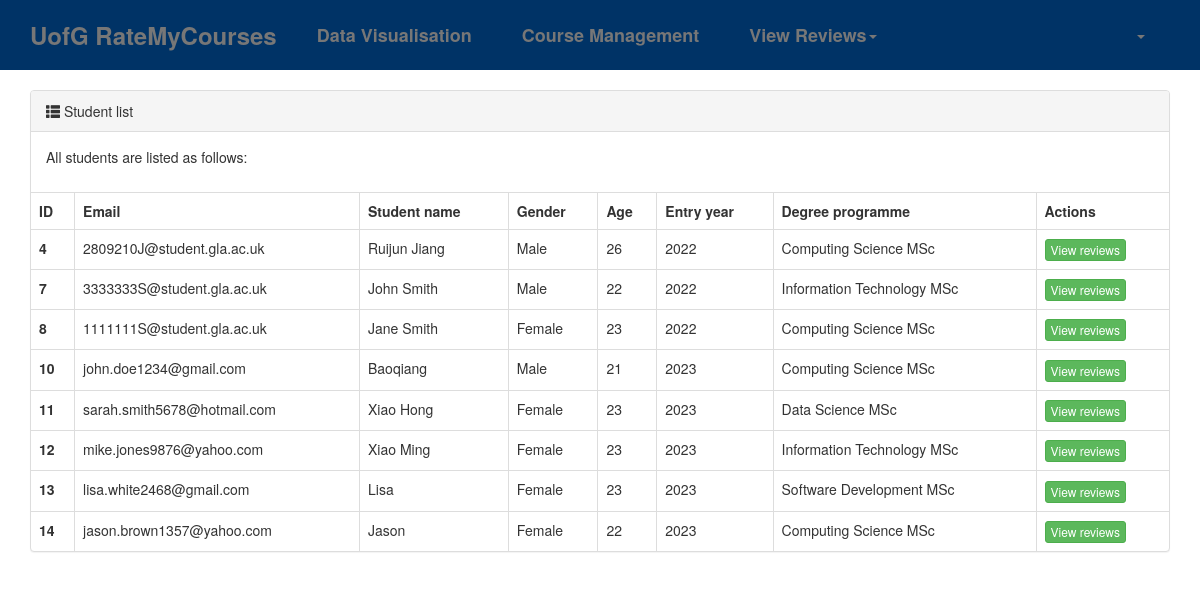
The app's page /student-list/ (signed in) with its own data.
### rmc/models.py (models this page shows, shortened)
class Student(models.Model):
    email = models.CharField(verbose_name="Email", max_length=64, null=True, blank=True)
    name = models.CharField(verbose_name="Name", max_length=32)
    password = models.CharField(verbose_name="Password", max_length=64)
    gender_choices = (
        (1, "Male"),
        (2, "Female"),
    )
    gender = models.SmallIntegerField(verbose_name="Gender", choices=gender_choices)
    age = models.IntegerField(verbose_name="Age")
    entry_date = models.DateField(verbose_name="Date of entry")
    degree_programme = models.ForeignKey(to="DegreeProgramme", to_field="name", on_delete=models.CASCADE)

class DegreeProgramme(models.Model):
    name = models.CharField(verbose_name="Degree programme name", max_length=32, unique=True)
    level_choices = (
        (1, "Undergraduate"),
        (2, "Postgraduate"),
    )
    level = models.SmallIntegerField(verbose_name="Level", choices=level_choices)

### rmc/views/staff.py (the view)
# urls.py: path("student-list/", staff.student_list),
def student_list(request):
    students = models.Student.objects.all()
    students_review = models.CourseReview.objects.all().values("student_id").distinct()
    pagination_object = Pagination(request, students)
    contents = {
        "students_review": students_review,
        "queryset": pagination_object.queryset_page,
        "tpl_pagination_navbar": pagination_object.tpl(),
    }
    return render(request, "student-list.html", contents)

### rmc/templates/student-list.html
{% extends "layout.html" %}
{% block content %}
    <div class="container">
        <div>
            <div class="panel panel-default">
                <div class="panel-heading">
                    <span class="glyphicon glyphicon-th-list" aria-hidden="true"></span>
                    Student list
                </div>
                <div class="panel-body">
                    <p>All students are listed as follows:</p>
                </div>
                <table class="table table-bordered">
                    <thead>
                    <tr>
                        <th>ID</th>
                        <th>Email</th>
                        <th>Student name</th>
                        <th>Gender</th>
                        <th>Age</th>
                        <th>Entry year</th>
                        <th>Degree programme</th>
                        <th>Actions</th>
                    </tr>
                    </thead>
                    <tbody>
                    {% for obj in queryset %}
                        <tr>
                            {% for student in students_review %}
                                {% if student.student_id == obj.id %}
                                    <th scope="row">{{ obj.id }}</th>
                                    <td>{{ obj.email }}</td>
                                    <td>{{ obj.name }}</td>
                                    <td>{{ obj.get_gender_display }}</td>
                                    <td>{{ obj.age }}</td>
                                    <td>{{ obj.entry_date|date:"Y" }}</td>
                                    <td>{{ obj.degree_programme.name }}</td>
                                    <td>
                                        <a class="btn btn-success btn-xs" href="/{{ obj.id }}/view-reviews-student/">View reviews</a>
                                    </td>
                                {% endif %}
                            {% endfor %}
                        </tr>
                    {% endfor %}
                    </tbody>
                </table>
            </div>
        </div>
    </div>
{% endblock %}

### records on screen
Student: id "4", email "2809210J@student.gla.ac.uk", name "Ruijun Jiang", gender "Male", age "26", entry_date "2022", degree_programme.name "Computing Science MSc"
Student: id "7", email "3333333S@student.gla.ac.uk", name "John Smith", gender "Male", age "22", entry_date "2022", degree_programme.name "Information Technology MSc"
Student: id "8", email "1111111S@student.gla.ac.uk", name "Jane Smith", gender "Female", age "23", entry_date "2022", degree_programme.name "Computing Science MSc"
Student: id "10", email "john.doe1234@gmail.com", name "Baoqiang", gender "Male", age "21", entry_date "2023", degree_programme.name "Computing Science MSc"
Student: id "11", email "sarah.smith5678@hotmail.com", name "Xiao Hong", gender "Female", age "23", entry_date "2023", degree_programme.name "Data Science MSc"
Student: id "12", email "mike.jones9876@yahoo.com", name "Xiao Ming", gender "Female", age "23", entry_date "2023", degree_programme.name "Information Technology MSc"
Student: id "13", email "lisa.white2468@gmail.com", name "Lisa", gender "Female", age "23", entry_date "2023", degree_programme.name "Software Development MSc"
Student: id "14", email "jason.brown1357@yahoo.com", name "Jason", gender "Female", age "22", entry_date "2023", degree_programme.name "Computing Science MSc"
